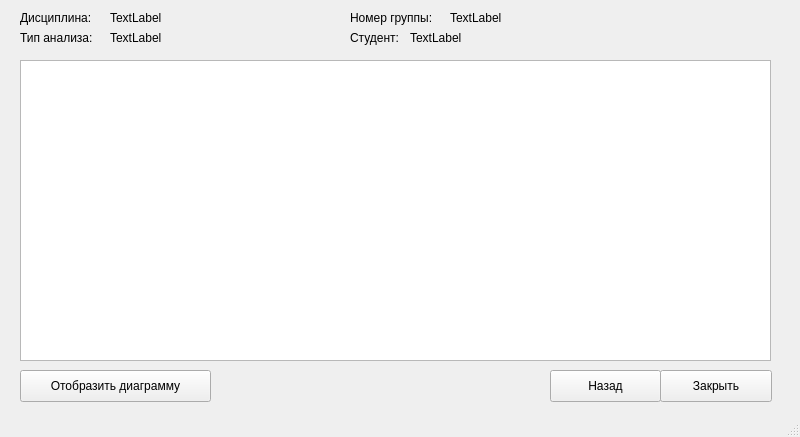
<?xml version="1.0" encoding="UTF-8"?>
<ui version="4.0">
 <class>MainWindow</class>
 <widget class="QMainWindow" name="MainWindow">
  <property name="geometry">
   <rect>
    <x>0</x>
    <y>0</y>
    <width>800</width>
    <height>437</height>
   </rect>
  </property>
  <property name="windowTitle">
   <string>Анализ успеваемости группы</string>
  </property>
  <widget class="QWidget" name="centralwidget">
   <widget class="QTableWidget" name="tableWidget">
    <property name="geometry">
     <rect>
      <x>20</x>
      <y>60</y>
      <width>751</width>
      <height>301</height>
     </rect>
    </property>
   </widget>
   <widget class="QLabel" name="label">
    <property name="geometry">
     <rect>
      <x>350</x>
      <y>10</y>
      <width>101</width>
      <height>16</height>
     </rect>
    </property>
    <property name="text">
     <string>Номер группы:</string>
    </property>
   </widget>
   <widget class="QLabel" name="label_2">
    <property name="geometry">
     <rect>
      <x>110</x>
      <y>30</y>
      <width>291</width>
      <height>16</height>
     </rect>
    </property>
    <property name="text">
     <string>TextLabel</string>
    </property>
   </widget>
   <widget class="QLabel" name="label_3">
    <property name="geometry">
     <rect>
      <x>20</x>
      <y>30</y>
      <width>91</width>
      <height>16</height>
     </rect>
    </property>
    <property name="text">
     <string>Тип анализа:</string>
    </property>
   </widget>
   <widget class="QLabel" name="label_4">
    <property name="geometry">
     <rect>
      <x>450</x>
      <y>10</y>
      <width>291</width>
      <height>16</height>
     </rect>
    </property>
    <property name="text">
     <string>TextLabel</string>
    </property>
   </widget>
   <widget class="QPushButton" name="pushButton">
    <property name="geometry">
     <rect>
      <x>20</x>
      <y>370</y>
      <width>191</width>
      <height>32</height>
     </rect>
    </property>
    <property name="text">
     <string>Отобразить диаграмму</string>
    </property>
   </widget>
   <widget class="QPushButton" name="pushButton_2">
    <property name="geometry">
     <rect>
      <x>550</x>
      <y>370</y>
      <width>111</width>
      <height>32</height>
     </rect>
    </property>
    <property name="text">
     <string>Назад</string>
    </property>
   </widget>
   <widget class="QPushButton" name="pushButton_3">
    <property name="geometry">
     <rect>
      <x>660</x>
      <y>370</y>
      <width>112</width>
      <height>32</height>
     </rect>
    </property>
    <property name="text">
     <string>Закрыть</string>
    </property>
   </widget>
   <widget class="QLabel" name="label_5">
    <property name="geometry">
     <rect>
      <x>20</x>
      <y>10</y>
      <width>81</width>
      <height>16</height>
     </rect>
    </property>
    <property name="text">
     <string>Дисциплина:</string>
    </property>
   </widget>
   <widget class="QLabel" name="label_6">
    <property name="geometry">
     <rect>
      <x>110</x>
      <y>10</y>
      <width>58</width>
      <height>16</height>
     </rect>
    </property>
    <property name="text">
     <string>TextLabel</string>
    </property>
   </widget>
   <widget class="QLabel" name="label_7">
    <property name="geometry">
     <rect>
      <x>350</x>
      <y>30</y>
      <width>58</width>
      <height>16</height>
     </rect>
    </property>
    <property name="text">
     <string>Студент:</string>
    </property>
   </widget>
   <widget class="QLabel" name="label_8">
    <property name="geometry">
     <rect>
      <x>410</x>
      <y>30</y>
      <width>281</width>
      <height>16</height>
     </rect>
    </property>
    <property name="text">
     <string>TextLabel</string>
    </property>
   </widget>
  </widget>
  <widget class="QStatusBar" name="statusbar"/>
 </widget>
 <resources/>
 <connections/>
</ui>
